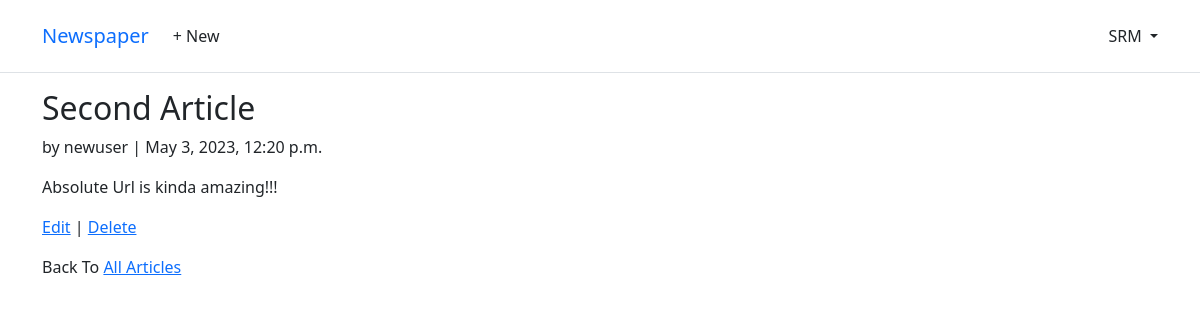
The app's page /articles/2/ (signed in) with its own data.
### accounts/models.py (models this page shows)
class CustomUser(AbstractUser):
    age = models.PositiveIntegerField(null=True, blank=True)

### articles/models.py (models this page shows, shortened)
class Article(models.Model):
    title = models.CharField(max_length=255)
    body = models.TextField()
    date = models.DateTimeField(auto_now_add=True)
    author = models.ForeignKey(
        settings.AUTH_USER_MODEL,
        on_delete=models.CASCADE,
    )

### articles/views.py (the view)
# urls.py: path('<int:pk>/', ArticleDetailView.as_view(), name="article_detail"),
class ArticleDetailView(DetailView):
    model = Article
    template_name = "article_detail.html"

### templates/article_detail.html
{% extends 'base.html' %}
{% block content %}
<div class="article-entry">
    <h2>{{article.title}}</h2>
    <p>by {{ article.author }} | {{ article.date }}</p>
    <p>{{ article.body }}</p>
    <p><a href="{% url 'article_edit' article.pk %}">Edit</a>
        | <a href="{% url 'article_delete' article.pk %}">Delete</a>
    </p>
    <p>Back To <a href="{% url 'article_list' %}">All Articles</a></p>
</div>
{% endblock %}

### templates/base.html (shortened to what this page needs)
<!DOCTYPE html>
<html>
  <head>
    <link href="https://cdn.jsdelivr.net/npm/bootstrap@5.1.3/dist/css/bootstrap.min.css" rel="stylesheet"
 />
  </head>
  <body>
    <header class="p-3 mb-3 border-bottom">
      <div class="container">
        <div class="d-flex flex-wrap align-items-center justify-content-center justify-content-lg-start">
          <a class="navbar-brand" href="{% url 'home' %}">Newspaper</a>
          <ul class="nav col-12 col-lg-auto me-lg-auto mb-2 justify-content-center mb-md-0">
            {% if user.is_authenticated %}
            <li>
              <a href="{% url 'article_create' %}" class="nav-link px-2 link-dark">+ New</a>
            </li>
          </ul>
          <div class="dropdown text-end">
            <a href="#" class="d-block link-dark text-decoration-none dropdown-toggle" id="dropdownUser1"
              data-bs-toggle="dropdown" aria-expanded="false">
              {{ user.username }}
            </a>
          </div>
          {% endif %}
        </div>
        </div>
    </header>
    <main>
      <div class="container">
        {% block content %} {% endblock content %}
      </div>
    </main>
  </body>
</html>

### records on screen
CustomUser: username "SRM"
Article: title "Second Article", author "newuser", date "May 3, 2023, 12:20 p.m.", body "Absolute Url is kinda amazing!!!"
